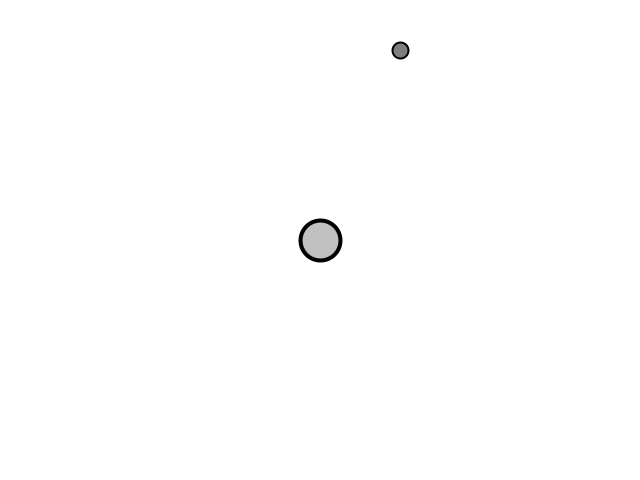
Frame 1 (no input)
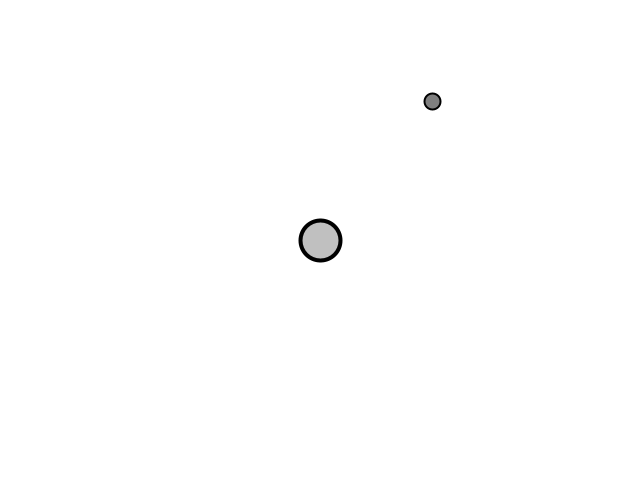
Frame 60 (the mouse pressed at the canvas centre just before this capture)
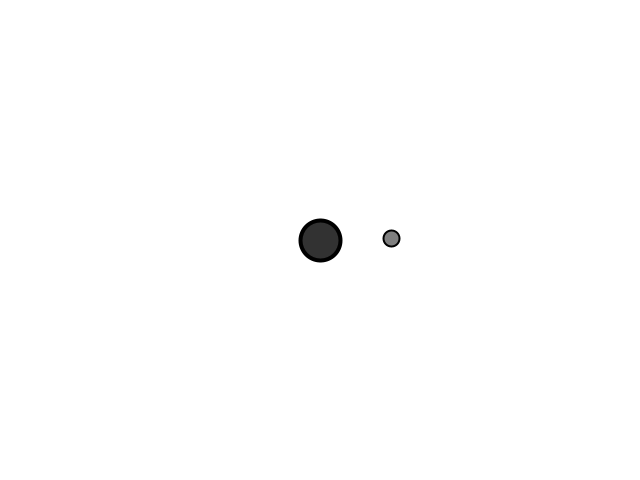
Frame 120 (the mouse held since frame 60 and released just before this capture)

The Processing sketch that drew these frames (run headless with seeded random() and noise(); from frame 60 on, the mouse is pressed at the canvas centre):

// Processing sketch: gravitationalAttraction
// ── gravitationalAttraction.pde
//Global Variables
Mover m;
Attractor a;

void setup() {
        size(640,480);
        pixelDensity(2);
        m = new Mover();
        a = new Attractor();
}

void draw() {
        background(255);

        PVector force = a.attract(m);
        m.applyForce(force);
        m.update();

        a.drag();
        a.hover(mouseX,mouseY);

        a.display();
        m.display();
}

void mousePressed() {
        a.clicked(mouseX,mouseY);
}

void mouseReleased() {
        a.stopDragging();
}

// ── attractor.pde
class Attractor {
float mass;      // Mass, tied to size
float G;         // Gravitational Constant
PVector location;     // Location
boolean dragging = false;   // Is the object being dragged?
boolean rollover = false;   // Is the mouse over the ellipse?
PVector dragOffset;    // holds the offset for when object is clicked on

Attractor() {
        location = new PVector(width/2,height/2);
        mass = 20;
        G = 1;
        dragOffset = new PVector(0.0,0.0);
}

PVector attract(Mover m) {
        PVector force = PVector.sub(location,m.location); // Calculate direction of force
        float d = force.mag();                          // Distance between objects
        d = constrain(d,5.0,25.0);                    // Limiting the distance to eliminate "extreme" results for very close or very far objects
        force.normalize();                              // Normalize vector (distance doesn't matter here, we just want this vector for direction)
        float strength = (G * mass * m.mass) / (d * d);  // Calculate gravitional force magnitude
        force.mult(strength);                              // Get force vector --> magnitude * direction
        return force;
}

// Method to display
void display() {
        ellipseMode(CENTER);
        strokeWeight(4);
        stroke(0);
        if (dragging) fill (50);
        else if (rollover) fill(100);
        else fill(175,200);
        ellipse(location.x,location.y,mass*2,mass*2);
}

// The methods below are for mouse interaction
void clicked(int mx, int my) {
        float d = dist(mx,my,location.x,location.y);
        if (d < mass) {
                dragging = true;
                dragOffset.x = location.x-mx;
                dragOffset.y = location.y-my;
        }
}

void hover(int mx, int my) {
        float d = dist(mx,my,location.x,location.y);
        if (d < mass) {
                rollover = true;
        }
        else {
                rollover = false;
        }
}

void stopDragging() {
        dragging = false;
}



void drag() {
        if (dragging) {
                location.x = mouseX + dragOffset.x;
                location.y = mouseY + dragOffset.y;
        }
}

}

// ── mover.pde
class Mover {

PVector location;
PVector velocity;
PVector acceleration;
float mass;

Mover() {
        location = new PVector(400,50);
        velocity = new PVector(1,0);
        acceleration = new PVector(0,0);
        mass = 1;
}

void applyForce(PVector force) {
        PVector f = PVector.div(force,mass);
        acceleration.add(f);
}

void update() {
        velocity.add(acceleration);
        location.add(velocity);
        acceleration.mult(0);
}

void display() {
        stroke(0);
        strokeWeight(2);
        fill(127);
        ellipse(location.x,location.y,16,16);
}

void checkEdges() {

        if (location.x > width) {
                location.x = 0;
        } else if (location.x < 0) {
                location.x = width;
        }

        if (location.y > height) {
                velocity.y *= -1;
                location.y = height;
        }

}

}
